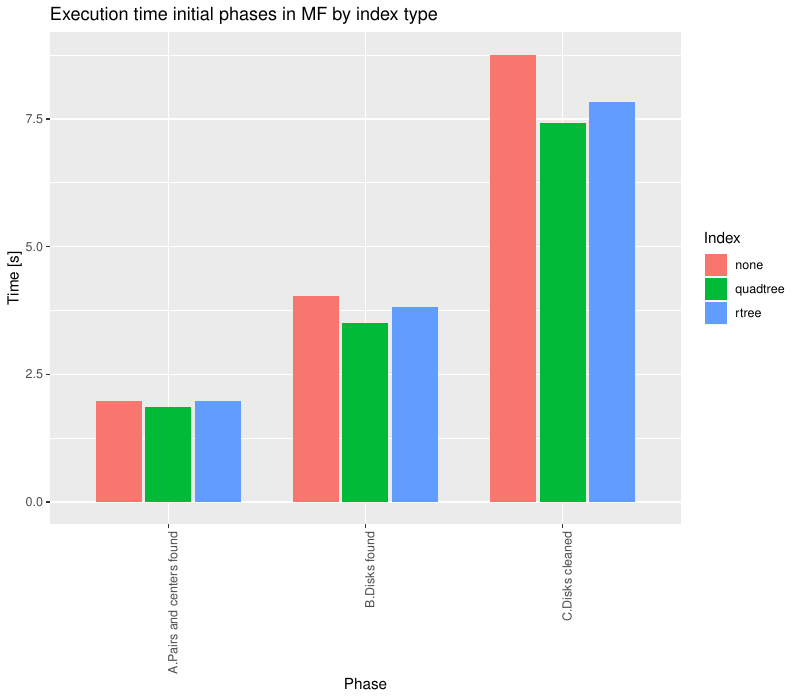

The script that saved this image:
require(tidyverse)

log = enframe(readLines("ByIndexer2.txt"))
paramsPattern = "indextype "
getParams <- function(command){
  params = str_trim(str_split(command, "--")[[1]])
  params = params[grepl(paramsPattern, params)]
  return(paste(params, collapse = " "))
}
spark = log %>% filter(grepl(value, pattern = "SparkSubmit")) %>% 
  separate(value, into = c(NA, "appId", "command"), sep = "\\|")
spark$params = spark$command %>% map(getParams)
spark = spark %>% separate(params, into = c(NA,"Index"), sep = " ") %>%
  mutate(appId = as.numeric(appId)) %>%
  select(appId, Index) %>% filter(appId >= 2957)

fieldsGeoTester = c("Timestamp","Tag1","appId","Phase","Tag2","Time")
mf = log %>% filter(grepl(value, pattern = "\\|Time\\|")) %>% 
  separate(value, fieldsGeoTester, sep = "\\|") %>%
  mutate(Time = as.numeric(Time), appId = as.numeric(appId)) %>%
  select(appId, Phase, Time) %>% filter(appId >= 2957)

data = mf %>% inner_join(spark, by = c("appId")) %>% select(Index, Phase, Time)

data2 = data %>% group_by(Phase, Index) %>% summarise(Time = mean(Time))

p = ggplot(data = data2, aes(x = Phase, y = Time, fill = Index)) +
  geom_bar(stat="identity", position=position_dodge(width = 0.75), width = 0.7) + 
  theme(axis.text.x = element_text(angle = 90, hjust = 1)) + 
  labs(x="Phase", y="Time [s]", title="Execution time initial phases in MF by index type") 
plot(p)
ggsave("ByIndexer.pdf", width = 8, height = 7, device = "pdf")
